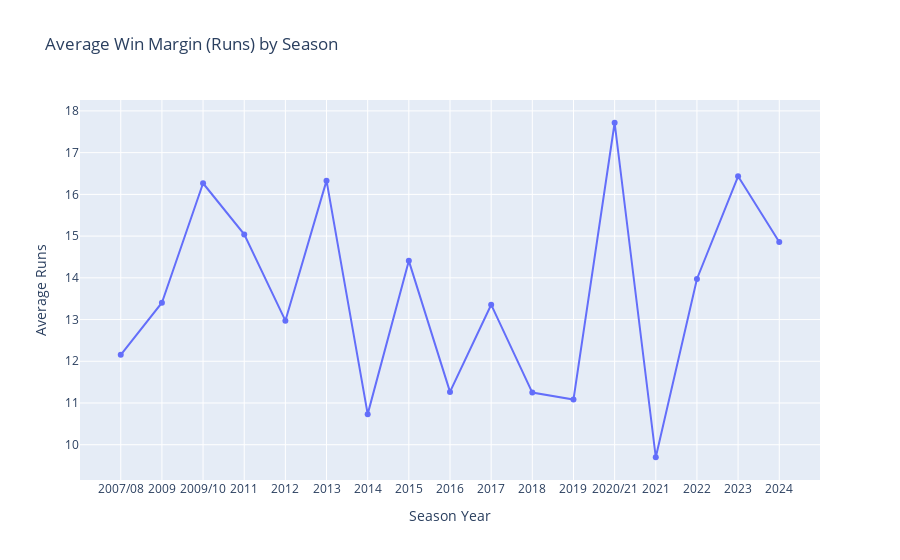
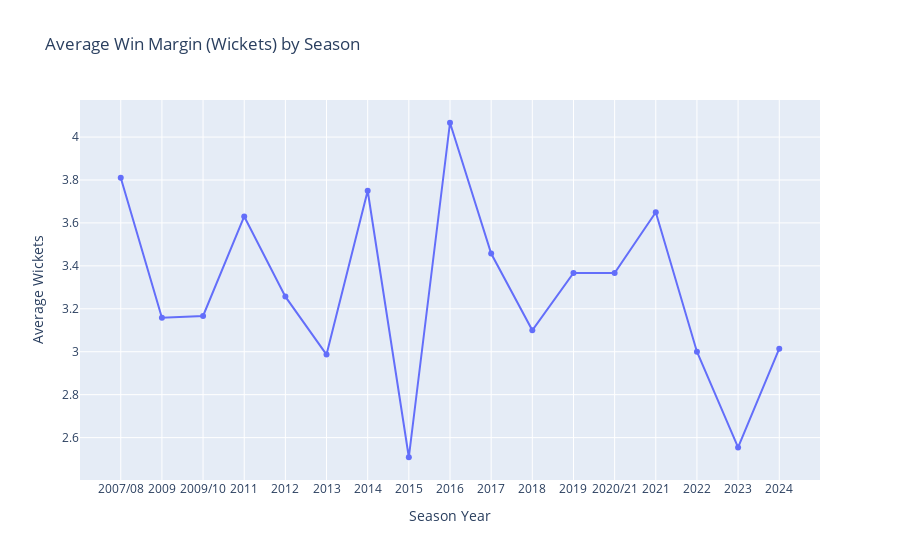

Notebook source saved alongside these figures, in order:
### Code cell
print("\n Match outcomes over time")
runs_by_season = df.groupby('season')['win_by_runs'].mean()
wickets_by_season = df.groupby('season')['win_by_wickets'].mean()

fig9 = px.line(x=runs_by_season.index, y=runs_by_season.values, markers=True,
               title='Average Win Margin (Runs) by Season')
fig9.update_layout(xaxis_title='Season Year', yaxis_title='Average Runs')
fig9.show()

fig10 = px.line(x=wickets_by_season.index, y=wickets_by_season.values, markers=True,
                title='Average Win Margin (Wickets) by Season')
fig10.update_layout(xaxis_title='Season Year', yaxis_title='Average Wickets')
fig10.show()

### Figure 1 — Plotly figure (JSON) as saved in the notebook; plotly's stock layout.template omitted (floating-point values rounded to 4 significant figures)
{"data": [{"hovertemplate": "x=%{x}<br>y=%{y}<extra></extra>", "legendgroup": "", "line": {"color": "#636efa", "dash": "solid"}, "marker": {"symbol": "circle"}, "mode": "lines+markers", "name": "", "orientation": "v", "showlegend": false, "type": "scatter", "x": ["2007/08", "2009", "2009/10", "2011", "2012", "2013", "2014", "2015", "2016", "2017", "2018", "2019", "2020/21", "2021", "2022", "2023", "2024"], "xaxis": "x", "y": [12.16, 13.4, 16.27, 15.04, 12.97, 16.33, 10.73, 14.41, 11.27, 13.36, 11.25, 11.08, 17.72, 9.7, 13.97, 16.43, 14.86], "yaxis": "y"}], "layout": {"legend": {"tracegroupgap": 0}, "title": {"text": "Average Win Margin (Runs) by Season"}, "xaxis": {"anchor": "y", "domain": [0, 1], "title": {"text": "Season Year"}}, "yaxis": {"anchor": "x", "domain": [0, 1], "title": {"text": "Average Runs"}}}}

### Figure 2 — Plotly figure (JSON) as saved in the notebook; plotly's stock layout.template omitted (floating-point values rounded to 4 significant figures)
{"data": [{"hovertemplate": "x=%{x}<br>y=%{y}<extra></extra>", "legendgroup": "", "line": {"color": "#636efa", "dash": "solid"}, "marker": {"symbol": "circle"}, "mode": "lines+markers", "name": "", "orientation": "v", "showlegend": false, "type": "scatter", "x": ["2007/08", "2009", "2009/10", "2011", "2012", "2013", "2014", "2015", "2016", "2017", "2018", "2019", "2020/21", "2021", "2022", "2023", "2024"], "xaxis": "x", "y": [3.81, 3.158, 3.167, 3.63, 3.257, 2.987, 3.75, 2.508, 4.067, 3.458, 3.1, 3.367, 3.367, 3.65, 3.0, 2.554, 3.014], "yaxis": "y"}], "layout": {"legend": {"tracegroupgap": 0}, "title": {"text": "Average Win Margin (Wickets) by Season"}, "xaxis": {"anchor": "y", "domain": [0, 1], "title": {"text": "Season Year"}}, "yaxis": {"anchor": "x", "domain": [0, 1], "title": {"text": "Average Wickets"}}}}
